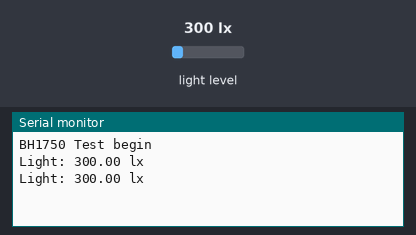
Recording of a sketch running on a simulated ESP8266 (NodeMCU). On the bench: the last lines printed to the serial monitor. The test bench sets the inputs (shaded band); at power-on: light level 300 lx. WiFi joins after 1.5 s; servers stay silent unless stated.

Above: at 3.0 s.
3.1 s: light level set to 40 lx
At 4.4 s:
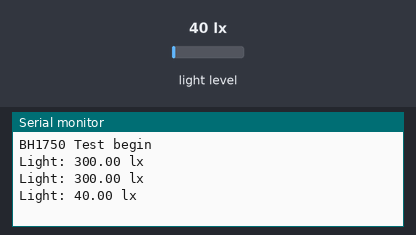
4.6 s: light level set to 500 lx
At 5.6 s:
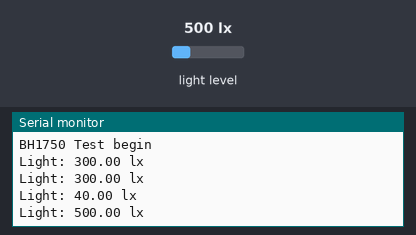
Timing chart, 0 to 7.6 s (numbered marks = the images above; inputs shaded):
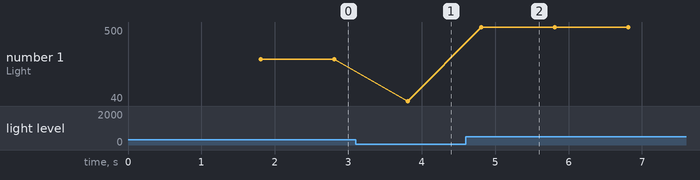

The sketch:

Blynk-BH1750.ino
```cpp
#define BLYNK_TEMPLATE_ID           "TMPL6Y4j1W25k"
#define BLYNK_TEMPLATE_NAME         "Quickstart Template"
#define BLYNK_AUTH_TOKEN            "eOdE4WymZkXHaibgj6j5u2reNvZGbxJ_"

#define BLYNK_PRINT Serial
#include <ESP8266WiFi.h>
#include <BlynkSimpleEsp8266.h>

char ssid[] = "edeartd";
char pass[] = "edeartd1964";

#include <Wire.h>
#include <BH1750.h>

BH1750 lightMeter;

void setup() {
  Serial.begin(9600);
  Blynk.begin(BLYNK_AUTH_TOKEN, ssid, pass);

  Wire.begin();  // Initialize the I2C bus (BH1750 library doesn't do this automatically)
  lightMeter.begin();

  Serial.println(F("BH1750 Test begin"));
}

void loop() {
  Blynk.run();  // Process Blynk communication

  float lux = lightMeter.readLightLevel();
  Serial.print("Light: ");
  Serial.print(lux);
  Serial.println(" lx");

  Blynk.virtualWrite(V0, lux);  // Send the light level value to a Virtual Pin in the Blynk app
  delay(1000);
}
```

Measured:
- after the input at 3.1 s, the serial monitor: prints a new line after 0.71 s (image 1)
- after the input at 4.6 s, the serial monitor: prints a new line after 0.21 s (image 2)
- plotted number 1: 300 → 40 after the input at 3.1 s, 40 → 500 after the input at 4.6 s
